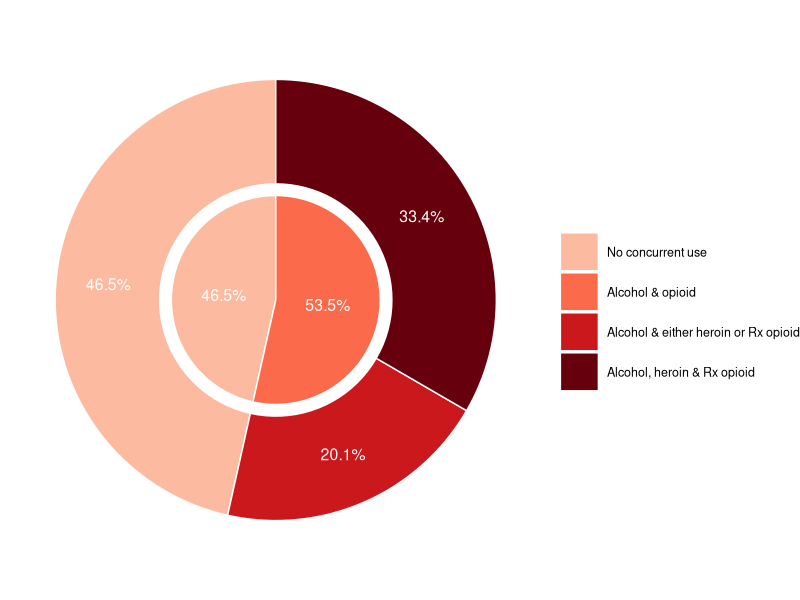

The R source for this figure:
library("ggplot2")
df <- data.frame(a = c(531, 611, 531, 230, 381),
                 b = c("x", "x", "y", "y", "y"),
                 c = c("x1", "x2", "y1", "y2", "y3"),
                 d = c(46.5, 53.5, 46.5, 20.1, 33.4),
                 midpt = c((53+100)/2, 53/2, (53+100)/2, (33.4+53.5)/2, 33.4/2),
                 l = c("No concurrent use", "Alcohol & opioid", "No concurrent use", "Alcohol & either heroin or Rx opioid", "Alcohol, heroin & Rx opioid"))

df$l <- factor(df$l, levels=c("No concurrent use", "Alcohol & opioid", "Alcohol & either heroin or Rx opioid", "Alcohol, heroin & Rx opioid"))


# Specify colors

colors <- c("#FCBBA1", "#FB6A4A", "#CB181D", "#67000D")

tiff(file = "Piechart.tiff", width = 5400, height = 5400, units = "px", res = 600)
ggplot(df, aes(x = b, y = a, fill = l)) +
  labs(fill = "") + 
  geom_bar(stat = "identity", color = "white")+
  coord_polar(theta="y") +
  geom_text(aes(x = b, y = midpt*11.42, label = paste0(d, "%")),
           size=4, colour="white") + 
  theme_void() +
  theme(legend.position = "right", legend.text = element_text(size=9), legend.key.size = unit(2, "line")) +
  scale_fill_manual(values = colors) 
dev.off()

## Reference: https://stackoverflow.com/questions/48588312/labelled-multi-level-pie-chart
